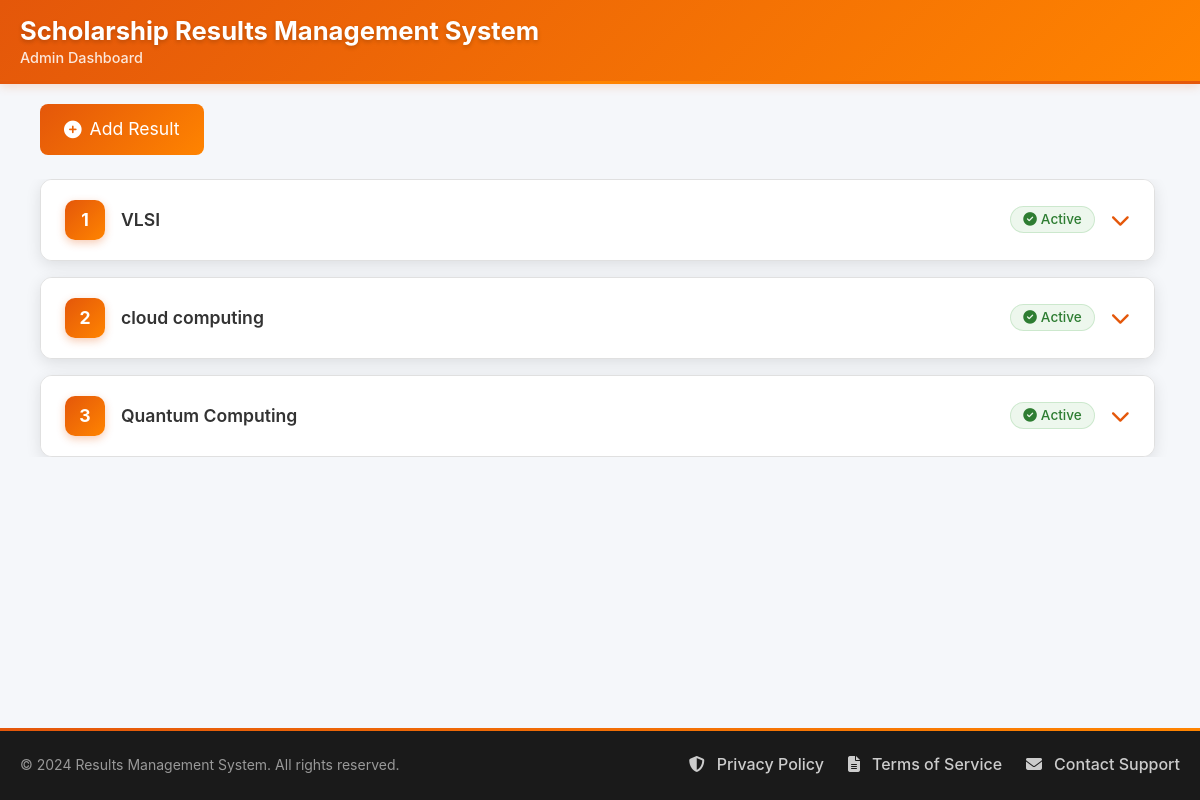
The page / on the database its author committed.
### adminapp/models.py (models this page shows, shortened)
class Result(models.Model):
    title = models.CharField(max_length=200)
    file = models.FileField(upload_to='results/')
    is_active = models.BooleanField(default=False)
    created_at = models.DateTimeField(auto_now_add=True)
    unique_slug = models.SlugField(unique=True, blank=True)

### adminapp/views.py (the view)
# urls.py: path('', views.admin_dashboard, name='admin_dashboard'),
def admin_dashboard(request):
    results = Result.objects.all().order_by('-id')
    return render(request, "adminapp/dashboard.html", {"results": results})

### adminapp/templates/adminapp/dashboard.html (shortened to what this page needs)
<!DOCTYPE html>
<html>
<head>
    <link rel="stylesheet" href="https://cdn.jsdelivr.net/npm/bootstrap@5.3.1/dist/css/bootstrap.min.css">
    <link rel="stylesheet" href="https://cdnjs.cloudflare.com/ajax/libs/font-awesome/6.4.0/css/all.min.css">
</head>
<body>
    <header class="main-header">
        <div class="header-content">
            <div class="logo-section">
                <div class="logo-text">
                    <h1>Scholarship Results Management System</h1>
                    <p>Admin Dashboard</p>
                </div>
            </div>
        </div>
    </header>
    <main class="main-content">
        <div class="dashboard-header">
            <button class="btn btn-primary btn-lg d-flex align-items-center" data-bs-toggle="modal" data-bs-target="#addResultModal">
                <i class="fas fa-plus-circle me-2"></i> Add Result
            </button>
        </div>
        <div class="cards-scroll-container">
            <div class="cards-container">
                {% if results %}
                    {% for r in results %}
                    <div class="result-card" id="card-{{ r.id }}">
                        <div class="card-header collapsed" data-bs-toggle="collapse" data-bs-target="#cardBody-{{ r.id }}" aria-expanded="false">
                            <div class="card-header-left">
                                <div class="card-id">{{ forloop.counter }}</div>
                                <div class="card-title">{{ r.title }}</div>
                            </div>
                            <div class="card-status">
                                {% if r.is_active %}
                                    <span class="badge bg-success">
                                        <i class="fas fa-check-circle me-1"></i>Active
                                    </span>
                                {% else %}
                                    <span class="badge bg-secondary">
                                        <i class="fas fa-times-circle me-1"></i>Inactive
                                    </span>
                                {% endif %}
                            </div>
                            <i class="fas fa-chevron-down card-arrow"></i>
                        </div>
                    </div>
                    {% endfor %}
                {% endif %}
            </div>
        </div>
    </main>
    <footer class="main-footer">
        <div class="footer-content">
            <div class="copyright">
                &copy; 2024 Results Management System. All rights reserved.
            </div>
            <div class="footer-links">
                <a href="#"><i class="fas fa-shield-alt me-1"></i>Privacy Policy</a>
                <a href="#"><i class="fas fa-file-alt me-1"></i>Terms of Service</a>
                <a href="#"><i class="fas fa-envelope me-1"></i>Contact Support</a>
            </div>
        </div>
    </footer>
</body>
</html>

### adminapp/templates/adminapp/dashboard.html (style rules this page uses)
:root { --bg: #f5f7fa; --card-bg: #ffffff; --accent1: #e4570a; --accent2: #ff8400; --accent3: #d4450d; --success: #4CAF50; --text: #333333; --light: #f8f9fa; --border: #e0e0e0; --header-bg: #f1f5f9; --row-hover: #f8fafc; }
body { background: var(--bg); font-family: "Inter", "Segoe UI", Roboto, Arial, sans-serif; display: flex; flex-direction: column; min-height: 100vh; overflow-x: hidden; color: var(--text); margin: 0; padding: 0; }
.main-content { flex: 1; padding: 20px; overflow: hidden; background: var(--bg); }
.main-header { background: linear-gradient(135deg, var(--accent1), var(--accent2)); color: white; padding: 1rem 0; box-shadow: 0 2px 10px rgba(228, 87, 10, 0.2); position: relative; z-index: 1000; }
.main-header::after { content: ''; position: absolute; bottom: 0; left: 0; width: 100%; height: 3px; background: linear-gradient(90deg, var(--accent1), var(--accent2), var(--accent1)); }
.header-content { max-width: 1400px; margin: 0 auto; padding: 0 20px; display: flex; justify-content: space-between; align-items: center; flex-wrap: wrap; gap: 1rem; }
.logo-section { display: flex; align-items: center; gap: 1rem; margin-right: auto; }
.header-content { max-width: 100% !important; margin-left: 0 !important; margin-right: 0 !important; }
.logo-section { margin-left: 0 !important; }
.logo-text h1 { font-size: 1.6rem; font-weight: 700; margin: 0; color: white; text-shadow: 0 2px 4px rgba(0,0,0,0.2); }
.logo-text p { font-size: 0.9rem; opacity: 0.95; margin: 0; color: rgba(255, 255, 255, 0.9); font-weight: 500; }
.main-footer { background: #1a1a1a; color: #CCCCCC; padding: 1.5rem 0; margin-top: auto; position: relative; z-index: 1000; }
.main-footer::before { content: ''; position: absolute; top: 0; left: 0; width: 100%; height: 3px; background: linear-gradient(90deg, var(--accent1), var(--accent2)); }
.footer-content { max-width: 1400px; margin: 0 auto; padding: 0 20px; display: flex; justify-content: space-between; align-items: center; flex-wrap: wrap; gap: 1rem; }
.footer-links { display: flex; gap: 1.5rem; }
.footer-links a { color: #CCCCCC; text-decoration: none; transition: all 0.3s ease; display: flex; align-items: center; gap: 0.5rem; font-weight: 500; }
.copyright { font-size: 0.875rem; color: #999999; }
.dashboard-header { display: flex; justify-content: space-between; align-items: center; flex-wrap: wrap; gap: 1rem; margin-bottom: 1.5rem; max-width: 1400px; margin-left: auto; margin-right: auto; padding: 0 20px; }
.cards-scroll-container { max-width: 1400px; margin: 0 auto; padding: 0 20px; max-height: calc(100vh - 250px); overflow-y: auto; overflow-x: hidden; }
.cards-container { display: flex; flex-direction: column; gap: 1rem; padding-right: 5px; min-height: min-content; }
.result-card { background: var(--card-bg); border-radius: 12px; box-shadow: 0 4px 15px rgba(0,0,0,0.1); overflow: hidden; transition: all 0.3s ease; border: 1px solid var(--border); }
.card-header { display: flex; justify-content: space-between; align-items: center; padding: 1.25rem 1.5rem; background: var(--card-bg); border-bottom: 1px solid var(--border); cursor: pointer; transition: all 0.3s ease; }
.card-header.collapsed { border-bottom: none; }
.card-header-left { display: flex; align-items: center; gap: 1rem; flex: 1; }
.card-id { background: linear-gradient(135deg, var(--accent1), var(--accent2)); color: white; width: 40px; height: 40px; border-radius: 10px; display: flex; align-items: center; justify-content: center; font-weight: 700; font-size: 1.1rem; flex-shrink: 0; box-shadow: 0 3px 8px rgba(228, 87, 10, 0.3); }
.card-title { flex: 1; font-weight: 600; font-size: 1.1rem; color: var(--text); }
.card-status { display: flex; align-items: center; gap: 0.5rem; margin-right: 1rem; }
.card-arrow { font-size: 1.2rem; color: var(--accent1); transition: all 0.3s ease; }
.badge { font-size: 0.85rem; padding: 0.35rem 0.75rem; font-weight: 500; border-radius: 20px; border: 1px solid transparent; }
.badge.bg-success { background: rgba(76, 175, 80, 0.1) !important; color: #2E7D32 !important; border-color: rgba(76, 175, 80, 0.2); }
.btn-primary { background: linear-gradient(135deg, var(--accent1), var(--accent2)); color: white; border: none; }
.btn-lg { background: linear-gradient(135deg, var(--accent1), var(--accent2)); color: white; border: none; padding: 0.75rem 1.5rem; font-size: 1.1rem; }

### rows shown on the page
Result: title "VLSI", is_active True (drawn)
Result: title "cloud computing", is_active True (drawn)
Result: title "Quantum Computing", is_active True (drawn)
